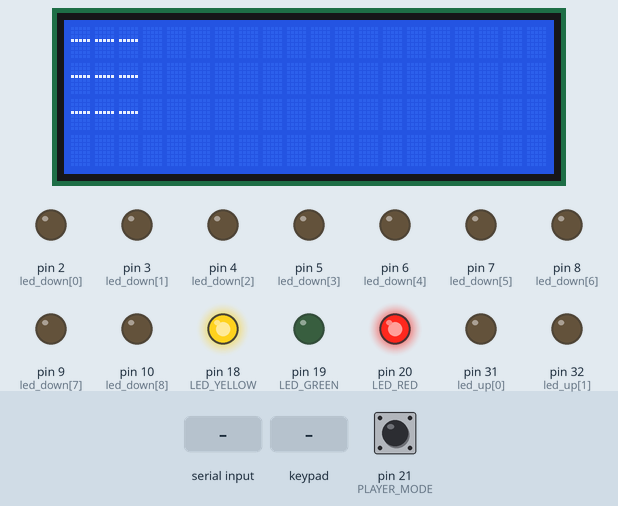
This sketch was run on a simulated Arduino Mega 2560, built with avr-gcc and run on an emulated ATmega2560. On the bench: 20×4 character LCD, output pins drawn as LEDs (lit = HIGH). The test bench sets the inputs (shaded band); at power-on: pin 21 (PLAYER_MODE) LOW. Pins used as bus, display or sensor lines are not drawn; what the sketch prints to the serial monitor is not drawn.

Above: at 1.2 s.
1.3 s: "1" received over Serial
At 1.7 s:
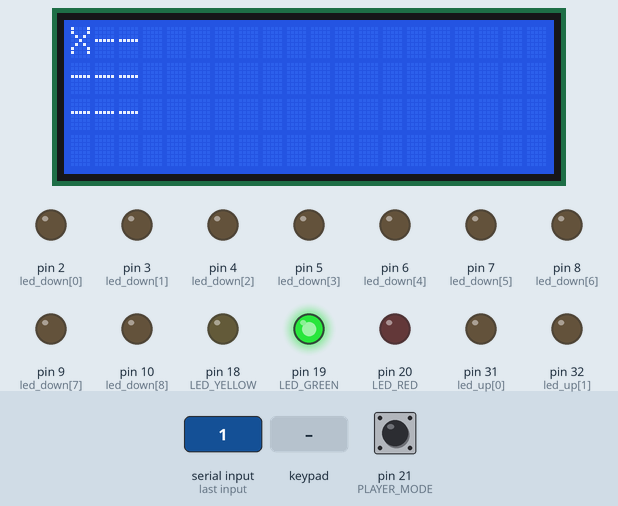
2.8 s: key '2' pressed
At 3.6 s:
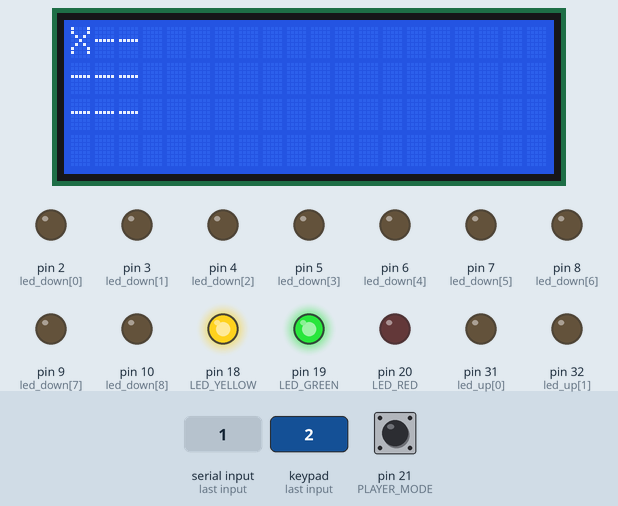
4.3 s: "-" received over Serial
At 5.2 s:
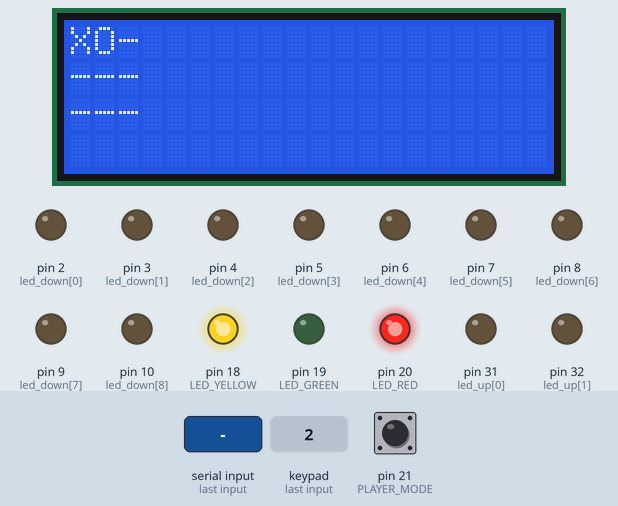
5.8 s: "X" received over Serial
At 6.1 s:
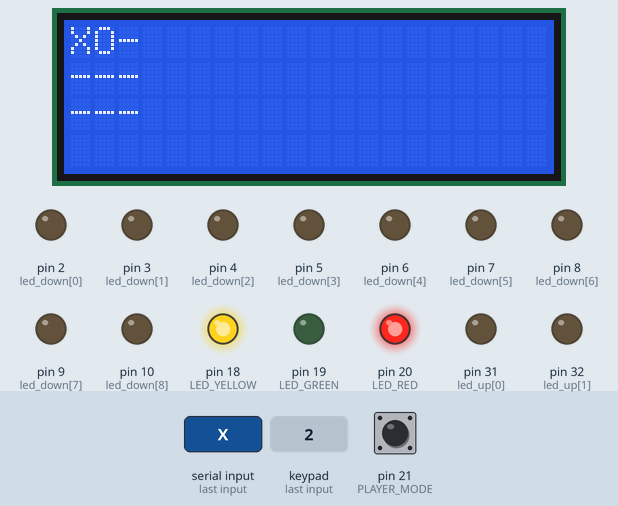
Timing chart, 0 to 8.3 s (numbered marks = the images above; inputs shaded):
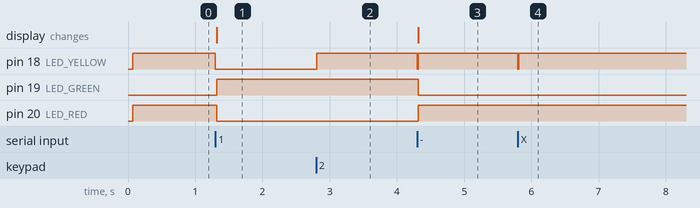

Measured:
- after the input at 1.3 s, pin 18 (LED_YELLOW), pin 20 (LED_RED): HIGH → LOW at once; pin 19 (LED_GREEN): LOW → HIGH at once; the display: changes at once (image 1)
- after the input at 2.8 s, pin 18 (LED_YELLOW): LOW → HIGH at once
- after the input at 4.3 s, pin 18 (LED_YELLOW): HIGH → LOW at once, → HIGH 0.02 s later; pin 19 (LED_GREEN): HIGH → LOW at once; pin 20 (LED_RED): LOW → HIGH at once; the display: changes at once (image 3)
- after the input at 5.8 s, pin 18 (LED_YELLOW): HIGH → LOW at once, → HIGH 0.01 s later

The sketch:

ArduinoXO.ino
```cpp
#include <Keypad.h>
#include <LiquidCrystal.h>

#define LED_YELLOW 18
#define LED_GREEN 19
#define LED_RED 20
#define PLAYER_MODE 21

#define RS_PIN 41
#define EN_PIN 42
#define D4_PIN 43
#define D5_PIN 44
#define D6_PIN 45
#define D7_PIN 46

LiquidCrystal lcd(RS_PIN, EN_PIN, D4_PIN, D5_PIN, D6_PIN, D7_PIN);

const byte rows = 4;
const byte cols = 3;

char key[rows][cols] = {
  {'1', '2', '3'},
  {'4', '5', '6'},
  {'7', '8', '9'},
  {'*', '0', '#'}
};

byte rowPins[rows] = {50, 49, 48, 47};
byte colPins[cols] = {53, 52, 51};

Keypad keypad = Keypad(makeKeymap(key), rowPins, colPins, rows, cols);


int led_up[9] = {31, 32, 33, 34, 35, 36, 37, 38, 39};
int led_down[9] = {2, 3, 4, 5, 6, 7, 8, 9, 10};

char player;
char turn = 'X';

char board[3][3] = {
  {'-', '-', '-'},
  {'-', '-', '-'},
  {'-', '-', '-'}
  };

void setup()
{
  Serial.begin(9600);

  pinMode(50, OUTPUT);
  digitalWrite(50, HIGH);
  pinMode(49, OUTPUT);
  digitalWrite(49, HIGH);
  pinMode(48, OUTPUT);
  digitalWrite(48, HIGH);
  pinMode(47, OUTPUT);
  digitalWrite(47, HIGH);

  pinMode(53, INPUT_PULLUP);
  pinMode(52, INPUT_PULLUP);
  pinMode(51, INPUT_PULLUP);

  for (int i = 0; i < 10; i++)
  {
    pinMode(led_up[i], OUTPUT);
    pinMode(led_down[i], OUTPUT);
  }

  pinMode(LED_RED, OUTPUT);
  pinMode(LED_GREEN, OUTPUT);
  pinMode(LED_YELLOW, OUTPUT);

  // Setting Player from player pin
  pinMode(PLAYER_MODE, INPUT);
  if (digitalRead(PLAYER_MODE) == HIGH)
    player = 'X';
  else
    player = 'O';

  lcd.begin(20, 4);
  lcd.clear();
}

void loop()
{
  displayBoard();
  if (turn == player)
  {
    digitalWrite(LED_GREEN, HIGH);
    digitalWrite(LED_RED, LOW);
    char key = keypad.waitForKey();

    if (validate(key))
    {
      Serial.print(key);
      char ack = readFromOtherSide();

      if (ack != 'z')
      {
        putOnBoard(key, player);
        updateDisplay();
        checkFinish();
        changeTurn();
      }
    }
  }
  else
  {
    digitalWrite(LED_RED, HIGH);
    digitalWrite(LED_GREEN, LOW);
    char key = readFromOtherSide();
    if (!validate(key))
    {
      Serial.print('z');
      return;
    }
    Serial.print('1');
    putOnBoard(key, turn);
    updateDisplay();
    checkFinish();
    changeTurn();
  }
}

bool validate(char c)
{
  // n is in range [0, 8]
  if (c > '9' || c < '0')
    return false;
  if (getFromBoard(c) == '-')
    return true;
  return false;
}

void checkFinish()
{
  // Row check
  for (int i = 0; i < 3; ++i)
  {
    char c = board[i][0];
    if (c != '-' && board[i][1] == c && board[i][2] == c)
    {
      finish(c);
      return;
    }
  }

  // Column check
  for (int j = 0; j < 3; ++j)
  {
    char c = board[0][j];
    if (c != '-' && board[1][j] == c && board[2][j] == c)
    {
      finish(c);
      return;
    }
  }

  // X
  char c = board[1][1];
  if (c != '-' && board[0][0] == c &&  board[2][2] == c)
  {
    finish(c);
    return;
  }
  if (c != '-' && board[0][2] == c &&  board[2][0] == c)
  {
    finish(c);
    return;
  }

  // Handling Draw
  bool found = false;
  for (int i = 0; i < 3; ++i)
    for (int j = 0; j < 3; ++j)
      if (board[i][j] == '-')
      {
        found = true;
        break;
      }
  if (!found)
  {
    finish('-');
    return;
  }
}

void finish(char winner)
{
  if (winner == '-')
  {
    lcd.setCursor(0, 4);
    lcd.print("Draw!");
  }
  else if (winner == player)
  {
    digitalWrite(LED_RED, HIGH);
    digitalWrite(LED_GREEN, HIGH);
    digitalWrite(LED_YELLOW, HIGH);
    lcd.setCursor(0, 4);
    lcd.print("You Win!");
  }
  else
  {
    digitalWrite(LED_RED, LOW);
    digitalWrite(LED_GREEN, LOW);
    digitalWrite(LED_YELLOW, LOW);
    lcd.setCursor(0, 4);
    lcd.print("You Lose!");
  }

  keypad.waitForKey();
  // Reset
  for (int i = 0; i < 3; ++i)
    for (int j = 0; j < 3; ++j)
      board[i][j] = '-';
}

void changeTurn()
{
  if (turn == 'X')
    turn = 'O';
  else
    turn = 'X';
}

void putOnBoard(char pos, char xo)
{
  int n = (int) pos - '1';
  board[n/3][n%3] = xo;
}

int getFromBoard(char c)
{
  int n = (int) c - '1';
  return board[n/3][n%3];
}

char readFromOtherSide()
{
  digitalWrite(LED_YELLOW, HIGH);
  while (Serial.available() <= 0);
  digitalWrite(LED_YELLOW, LOW);
  int s = Serial.read();
  delay(10);
  return (char) s;
}

void updateDisplay()
{
  displayBoard();
  if (player == 'X')
    for (int i = 0; i < 9; ++i)
      if (board[i/3][i%3] != '-')
        turnLEDOn(i, board[i/3][i%3]);
}

void displayBoard()
{
  lcd.clear();
  for (int i = 0; i < 3; ++i)
    for (int j = 0; j < 3; ++j)
    {
      lcd.setCursor(j, i);
      lcd.print(board[i][j]);
    }
}

void turnLEDOn(int n, int player)
{
  if (player == 'X')
  {
    digitalWrite(led_up[n], HIGH);
    digitalWrite(led_down[n], LOW);
  }
  else
  {
    digitalWrite(led_down[n], HIGH);
    digitalWrite(led_up[n], LOW);
  }
}
```
